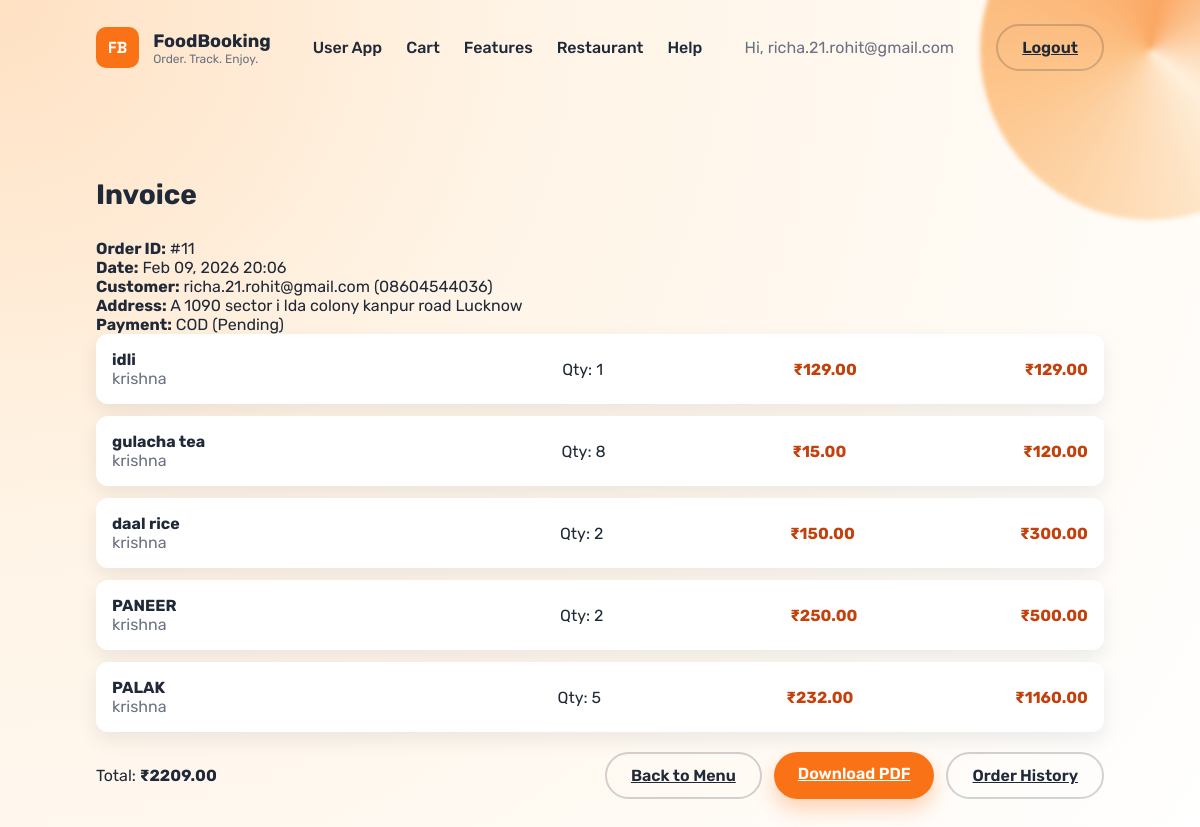
Page /invoice/11/ (signed in) on the committed database.
### core/models.py (models this page shows, shortened)
class Order(models.Model):
    created_at = models.DateTimeField(auto_now_add=True)
    user = models.ForeignKey(
        "auth.User",
        on_delete=models.SET_NULL,
        null=True,
        blank=True,
        related_name="orders",
    )
    customer_name = models.CharField(max_length=150)
    customer_phone = models.CharField(max_length=20)
    address = models.TextField()
    delivery_latitude = models.DecimalField(max_digits=9, decimal_places=6, null=True, blank=True)
    delivery_longitude = models.DecimalField(max_digits=9, decimal_places=6, null=True, blank=True)
    payment_method = models.CharField(max_length=50, default="COD")
    total_amount = models.DecimalField(max_digits=10, decimal_places=2, default=0)
    is_paid = models.BooleanField(default=False)

class Dish(models.Model):
    restaurant = models.ForeignKey(Restaurant, on_delete=models.CASCADE)
    category = models.ForeignKey(Category, on_delete=models.SET_NULL, null=True, blank=True)
    name = models.CharField(max_length=150)
    description = models.TextField(blank=True)
    price = models.DecimalField(max_digits=8, decimal_places=2)
    is_veg = models.BooleanField(default=True)
    is_available = models.BooleanField(default=True)
    image = models.ImageField(upload_to="dishes/", blank=True, null=True)
    rating = models.DecimalField(max_digits=2, decimal_places=1, default=4.0)

class Restaurant(models.Model):
    name = models.CharField(max_length=150)
    address = models.TextField(blank=True)
    is_active = models.BooleanField(default=True)
    image = models.ImageField(upload_to="restaurants/", blank=True, null=True)
    latitude = models.DecimalField(max_digits=9, decimal_places=6, null=True, blank=True)
    longitude = models.DecimalField(max_digits=9, decimal_places=6, null=True, blank=True)

class OrderItem(models.Model):
    order = models.ForeignKey(Order, on_delete=models.CASCADE, related_name="items")
    dish = models.ForeignKey(Dish, on_delete=models.PROTECT)
    quantity = models.PositiveIntegerField(default=1)
    price = models.DecimalField(max_digits=8, decimal_places=2)

### core/views.py (the view)
# urls.py: path('invoice/<int:order_id>/', views.invoice, name='invoice'),
@login_required
def invoice(request, order_id):
    order = get_object_or_404(Order, id=order_id, user=request.user)
    items = []
    for item in order.items.select_related("dish", "dish__restaurant"):
        items.append(
            {
                "dish": item.dish,
                "quantity": item.quantity,
                "price": item.price,
                "line_total": item.price * item.quantity,
            }
        )
    return render(request, "invoice.html", {"order": order, "items": items})

### templates/invoice.html (shortened to what this page needs)
{% extends "base.html" %}
{% block content %}
  <section class="section">
    <h2>Invoice</h2>
    <div class="invoice-card">
      <div>
        <strong>Order ID:</strong> #{{ order.id }}
      </div>
      <div>
        <strong>Date:</strong> {{ order.created_at|date:"M d, Y H:i" }}
      </div>
      <div>
        <strong>Customer:</strong> {{ order.customer_name }} ({{ order.customer_phone }})
      </div>
      <div>
        <strong>Address:</strong> {{ order.address }}
      </div>
      <div>
        <strong>Payment:</strong> {{ order.payment_method }}
        {% if order.is_paid %}(Paid){% else %}(Pending){% endif %}
      </div>
    </div>
    <div class="cart-list">
      {% for item in items %}
        <div class="cart-row">
          <div>
            <strong>{{ item.dish.name }}</strong>
            <div class="muted">{{ item.dish.restaurant.name }}</div>
          </div>
          <div>Qty: {{ item.quantity }}</div>
          <div class="price">₹{{ item.price }}</div>
          <div class="price">₹{{ item.line_total }}</div>
        </div>
      {% endfor %}
    </div>
    <div class="cart-summary">
      <div>Total: <strong>₹{{ order.total_amount }}</strong></div>
      <div class="action-row">
        <a class="btn ghost" href="{% url 'app_home' %}">Back to Menu</a>
        <a class="btn primary" href="{% url 'invoice_pdf' order.id %}">Download PDF</a>
        <a class="btn ghost" href="{% url 'order_history' %}">Order History</a>
      </div>
    </div>
  </section>
{% endblock %}

### templates/base.html (shortened to what this page needs)
{% load static %}
<!doctype html>
<html lang="en">
  <head>
    <link rel="stylesheet" href="{% static 'css/styles.css' %}" />
  </head>
  <body>
    <div class="bg-shape"></div>
    <header class="site-header">
      <div class="brand">
        <span class="brand-mark">FB</span>
        <div>
          <div class="brand-name">FoodBooking</div>
          <div class="brand-tag">Order. Track. Enjoy.</div>
        </div>
      </div>
      <nav class="nav">
        <a href="{% url 'app_home' %}">User App</a>
        <a href="{% url 'cart' %}">Cart</a>
        <a href="#features">Features</a>
        <a href="{% url 'restaurant_login' %}">Restaurant</a>
        <a href="{% url 'help_center' %}">Help</a>
      </nav>
      {% if user.is_authenticated %}
        <span class="muted">Hi, {{ user.username }}</span>
        <a class="btn ghost" href="{% url 'logout' %}">Logout</a>
      {% else %}
        <a class="btn ghost" href="{% url 'login' %}">Sign In</a>
      {% endif %}
    </header>
    <main>
      {% block content %}{% endblock %}
    </main>
  </body>
</html>

### static/css/styles.css (style rules this page uses)
:root { --bg: #fff4e6; --accent: #f97316; --accent-dark: #c2410c; --text: #1f2937; --muted: #6b7280; --card: #ffffff; --shadow: 0 20px 50px rgba(31, 41, 55, 0.15); }
* { box-sizing: border-box; }
body { margin: 0; font-family: "Rubik", sans-serif; color: var(--text); background: radial-gradient(circle at top left, #ffe1c3 0, var(--bg) 35%, #fff 100%); min-height: 100vh; }
.bg-shape { position: fixed; top: -120px; right: -120px; width: 340px; height: 340px; background: conic-gradient(from 130deg, #ffedd5, #fdba74, #fb923c, #ffedd5); border-radius: 50%; opacity: 0.8; filter: blur(2px); z-index: -1; }
.site-header { display: flex; justify-content: space-between; align-items: center; padding: 24px 8vw; }
.brand { display: flex; gap: 14px; align-items: center; }
.brand-mark { background: var(--accent); color: #fff; font-weight: 700; padding: 10px 12px; border-radius: 10px; font-family: "Space Grotesk", sans-serif; }
.brand-name { font-weight: 700; font-size: 18px; }
.brand-tag { font-size: 12px; color: var(--muted); }
.nav { display: flex; gap: 24px; }
.nav a { text-decoration: none; color: var(--text); font-weight: 500; }
.muted { color: var(--muted); }
.btn { border: none; border-radius: 999px; padding: 12px 24px; font-weight: 600; cursor: pointer; }
.btn.primary { background: var(--accent); color: #fff; box-shadow: 0 10px 20px rgba(249, 115, 22, 0.3); }
.btn.ghost { background: transparent; color: var(--text); border: 2px solid rgba(31, 41, 55, 0.2); }
.section { padding: 60px 8vw; }
.section h2 { font-size: 28px; margin-bottom: 28px; }
.price { font-weight: 700; color: var(--accent-dark); }
.cart-list { display: grid; gap: 12px; }
.cart-row { display: grid; grid-template-columns: 2fr 1fr 1fr auto; gap: 12px; align-items: center; background: var(--card); padding: 16px; border-radius: 12px; box-shadow: 0 8px 20px rgba(15, 23, 42, 0.08); }
.cart-summary { margin-top: 20px; display: flex; justify-content: space-between; align-items: center; gap: 16px; flex-wrap: wrap; }
.action-row { display: flex; gap: 12px; flex-wrap: wrap; }

### rows in the picture
Order: id "11", created_at "Feb 09, 2026 20:06", customer_name "richa.21.rohit@gmail.com", customer_phone "08604544036", address "A 1090 sector i lda colony kanpur road Lucknow", payment_method "COD", total_amount "2209.00"
Dish: dish.name "idli", dish.restaurant.name "krishna", quantity "1", price "129.00", line_total "129.00"
Dish: dish.name "gulacha tea", dish.restaurant.name "krishna", quantity "8", price "15.00", line_total "120.00"
Dish: dish.name "daal rice", dish.restaurant.name "krishna", quantity "2", price "150.00", line_total "300.00"
Dish: dish.name "PANEER", dish.restaurant.name "krishna", quantity "2", price "250.00", line_total "500.00"
Dish: dish.name "PALAK", dish.restaurant.name "krishna", quantity "5", price "232.00", line_total "1160.00"

### other values in the picture
{{ user.username }} "richa.21.rohit@gmail.com"
